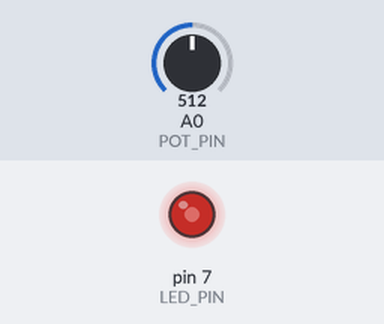
Bench run of a sketch on a simulated Arduino Mega 2560, built with avr-gcc and run on an emulated ATmega2560. Parts: output pins drawn as LEDs (lit = HIGH). The test bench sets the inputs (shaded band); at power-on: A0 (POT_PIN) = 512.

Above: at 1.2 s.
1.3 s: A0 (POT_PIN) set to 716
At 2.2 s:
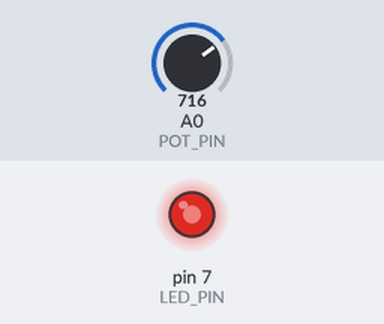
2.8 s: A0 (POT_PIN) set to 900
At 3.4 s:
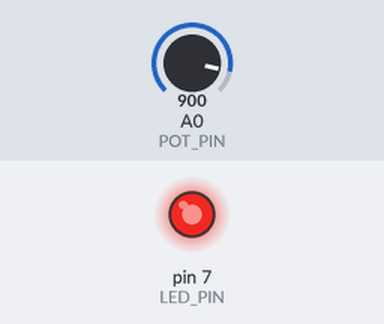
4.3 s: A0 (POT_PIN) set to 122
At 5.5 s:
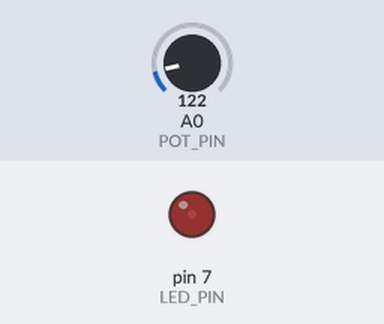
5.8 s: A0 (POT_PIN) set to 0
At 6.9 s:
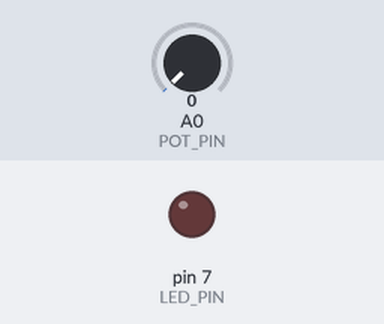
7.3 s: A0 (POT_PIN) set to 511
At 8.0 s:
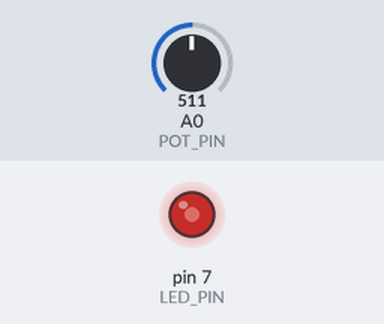
Timing chart, 0 to 9.8 s (numbered marks = the images above; inputs shaded):
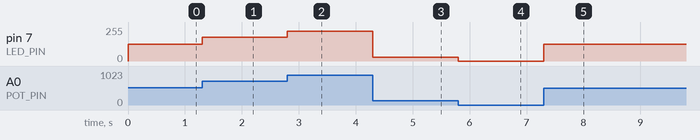

Measured:
- after the input at 1.3 s, pin 7 (LED_PIN): 127/255 → 178/255 at once
- after the input at 2.8 s, pin 7 (LED_PIN): 178/255 → 224/255 at once
- after the input at 4.3 s, pin 7 (LED_PIN): 224/255 → 30/255 at once
- after the input at 5.8 s, pin 7 (LED_PIN): 30/255 → 0/255 at once
- after the input at 7.3 s, pin 7 (LED_PIN): 0/255 → 127/255 at once

The sketch:

sketch.ino
```cpp
const int POT_PIN = A0;
const int LED_PIN = 7;

void setup()
{
  Serial.begin (9600) ;
  pinMode (POT_PIN, INPUT);
  pinMode (LED_PIN, OUTPUT);
}
void loop ()
{
  int val = analogRead (POT_PIN) ;
  val = map (val, 0, 1023, 0,255);
  analogWrite(LED_PIN , val);
}
```
